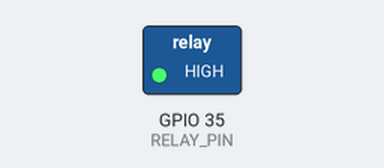
Simulated run of this sketch. Board: ESP32. On the bench: switched loads named in the sketch (green lamp = pin HIGH).

Above: at 1.0 s.
At 3.0 s:
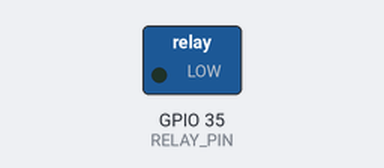
Timing chart, 0 to 5.2 s (numbered marks = the images above):
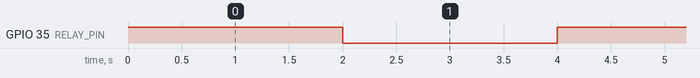

The sketch:

Relay_Testing.ino
```cpp
const int RELAY_PIN = 35;  // the Arduino pin, which connects to the IN pin of relay

// the setup function runs once when you press reset or power the board
void setup() {
  // initialize digital pin as an output.
  pinMode(RELAY_PIN, OUTPUT);
}

// the loop function runs over and over again forever
void loop() {
  digitalWrite(RELAY_PIN, HIGH);
  delay(2000);
  digitalWrite(RELAY_PIN, LOW);
  delay(2000);
}
```

Measured:
- by itself, GPIO 35 (RELAY_PIN): alternates HIGH for 2.0 s and LOW for 2.0 s
